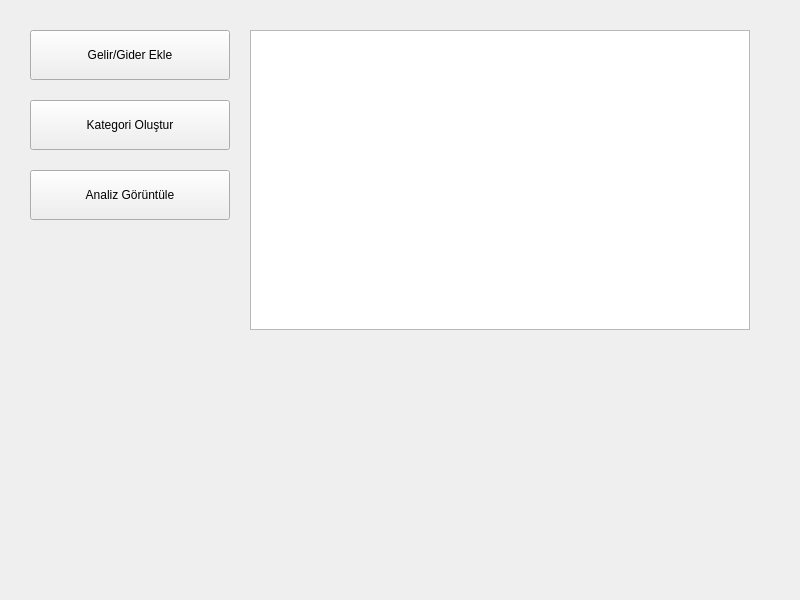
<?xml version="1.0" encoding="UTF-8"?>
<ui version="4.0">
 <class>MainWindow</class>
 <widget class="QMainWindow" name="MainWindow">
  <property name="geometry">
   <rect>
    <x>0</x>
    <y>0</y>
    <width>800</width>
    <height>600</height>
   </rect>
  </property>
  <property name="windowTitle">
   <string>Bütçe Takip Programı</string>
  </property>
  <widget class="QWidget" name="centralwidget">
   <widget class="QPushButton" name="add_income_expense_btn">
    <property name="geometry">
     <rect>
      <x>30</x>
      <y>30</y>
      <width>200</width>
      <height>50</height>
     </rect>
    </property>
    <property name="text">
     <string>Gelir/Gider Ekle</string>
    </property>
   </widget>
   <widget class="QPushButton" name="create_category_btn">
    <property name="geometry">
     <rect>
      <x>30</x>
      <y>100</y>
      <width>200</width>
      <height>50</height>
     </rect>
    </property>
    <property name="text">
     <string>Kategori Oluştur</string>
    </property>
   </widget>
   <widget class="QPushButton" name="view_analysis_btn">
    <property name="geometry">
     <rect>
      <x>30</x>
      <y>170</y>
      <width>200</width>
      <height>50</height>
     </rect>
    </property>
    <property name="text">
     <string>Analiz Görüntüle</string>
    </property>
   </widget>
   <widget class="QListWidget" name="categories_list">
    <property name="geometry">
     <rect>
      <x>250</x>
      <y>30</y>
      <width>500</width>
      <height>300</height>
     </rect>
    </property>
   </widget>
  </widget>
 </widget>
 <resources/>
 <connections/>
</ui>
